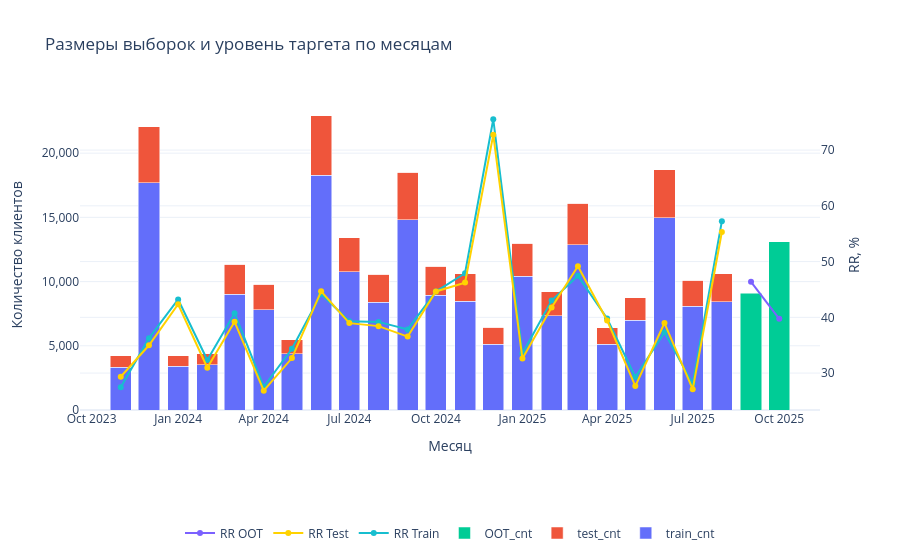
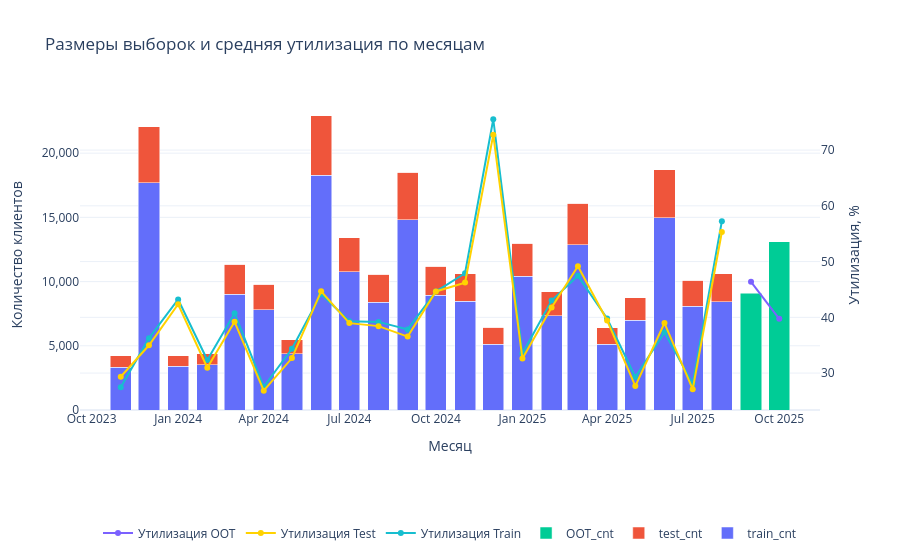

Write notebook code for charts like these, in order.
### Code cell
info_df, fig_df = report.counts_target_ratio(train, test, oot, TIME_COL, TARGET)
fig_df.update_layout(
    title="Размеры выборок и средняя утилизация по месяцам",
    yaxis2=dict(title="Утилизация, %", overlaying="y", side="right"),
)
for tr in fig_df.data:
    if tr.name and tr.name.startswith("RR "):
        tr.name = tr.name.replace("RR ", "Утилизация ")

info_df = info_df.rename(columns={
    "rr_train": "util_train",
    "rr_test": "util_test",
    "rr_oot": "util_oot",
})
fig_df
